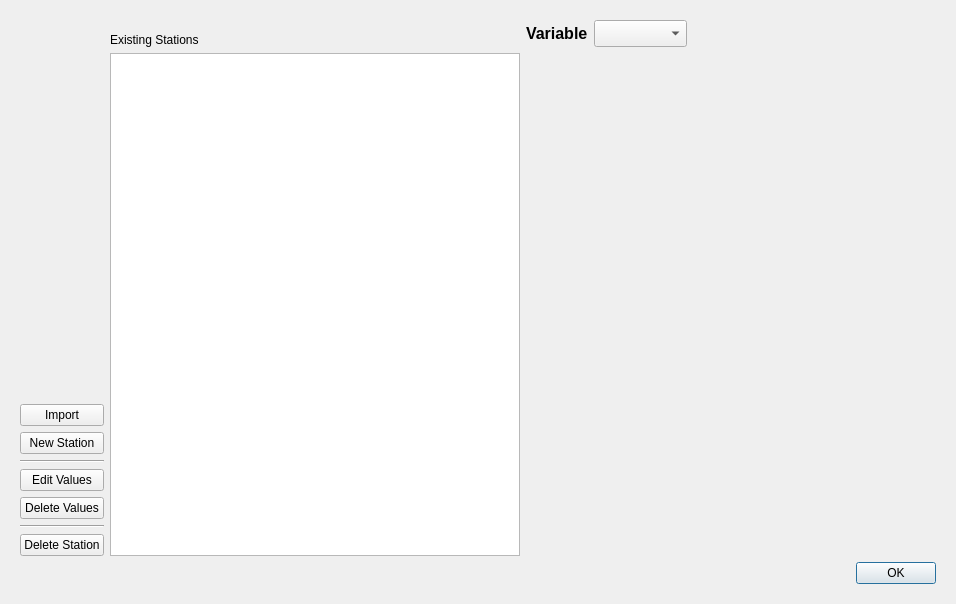
<?xml version="1.0" encoding="UTF-8"?>
<ui version="4.0">
 <class>TracerLaws</class>
 <widget class="QWidget" name="TracerLaws">
  <property name="geometry">
   <rect>
    <x>0</x>
    <y>0</y>
    <width>956</width>
    <height>604</height>
   </rect>
  </property>
  <property name="windowTitle">
   <string>Hydraulics Observations of Events</string>
  </property>
  <layout class="QGridLayout" name="gridLayout_2">
   <item row="0" column="0">
    <widget class="QStackedWidget" name="Obs_pages">
     <property name="enabled">
      <bool>true</bool>
     </property>
     <property name="layoutDirection">
      <enum>Qt::LeftToRight</enum>
     </property>
     <property name="autoFillBackground">
      <bool>false</bool>
     </property>
     <property name="currentIndex">
      <number>0</number>
     </property>
     <widget class="QWidget" name="page">
      <layout class="QVBoxLayout" name="verticalLayout_4">
       <item>
        <layout class="QGridLayout" name="gridLayout">
         <item row="0" column="1">
          <widget class="QLabel" name="label">
           <property name="text">
            <string>Existing Stations</string>
           </property>
           <property name="alignment">
            <set>Qt::AlignBottom|Qt::AlignLeading|Qt::AlignLeft</set>
           </property>
          </widget>
         </item>
         <item row="1" column="0">
          <layout class="QVBoxLayout" name="verticalLayout_3">
           <item>
            <spacer name="verticalSpacer">
             <property name="orientation">
              <enum>Qt::Vertical</enum>
             </property>
             <property name="sizeHint" stdset="0">
              <size>
               <width>20</width>
               <height>40</height>
              </size>
             </property>
            </spacer>
           </item>
           <item>
            <widget class="QPushButton" name="b_import">
             <property name="text">
              <string>Import</string>
             </property>
            </widget>
           </item>
           <item>
            <widget class="QPushButton" name="b_new">
             <property name="text">
              <string>New Station</string>
             </property>
            </widget>
           </item>
           <item>
            <widget class="Line" name="line">
             <property name="orientation">
              <enum>Qt::Horizontal</enum>
             </property>
            </widget>
           </item>
           <item>
            <widget class="QPushButton" name="b_edit">
             <property name="text">
              <string>Edit Values</string>
             </property>
            </widget>
           </item>
           <item>
            <widget class="QPushButton" name="b_deleteV">
             <property name="text">
              <string>Delete Values</string>
             </property>
            </widget>
           </item>
           <item>
            <widget class="Line" name="line_2">
             <property name="orientation">
              <enum>Qt::Horizontal</enum>
             </property>
            </widget>
           </item>
           <item>
            <widget class="QPushButton" name="b_delete">
             <property name="text">
              <string>Delete Station</string>
             </property>
            </widget>
           </item>
          </layout>
         </item>
         <item row="1" column="2">
          <layout class="QVBoxLayout" name="lay_graph_home"/>
         </item>
         <item row="0" column="2">
          <layout class="QHBoxLayout" name="horizontalLayout_3">
           <item>
            <widget class="QLabel" name="label_2">
             <property name="font">
              <font>
               <pointsize>12</pointsize>
               <weight>75</weight>
               <bold>true</bold>
              </font>
             </property>
             <property name="text">
              <string>Variable</string>
             </property>
            </widget>
           </item>
           <item>
            <widget class="QComboBox" name="cb_var">
             <property name="font">
              <font>
               <pointsize>12</pointsize>
               <weight>75</weight>
               <bold>true</bold>
              </font>
             </property>
            </widget>
           </item>
           <item>
            <spacer name="horizontalSpacer">
             <property name="orientation">
              <enum>Qt::Horizontal</enum>
             </property>
             <property name="sizeHint" stdset="0">
              <size>
               <width>40</width>
               <height>20</height>
              </size>
             </property>
            </spacer>
           </item>
          </layout>
         </item>
         <item row="1" column="1">
          <widget class="QTableView" name="tab_stations">
           <property name="alternatingRowColors">
            <bool>true</bool>
           </property>
           <property name="selectionMode">
            <enum>QAbstractItemView::SingleSelection</enum>
           </property>
           <property name="selectionBehavior">
            <enum>QAbstractItemView::SelectRows</enum>
           </property>
           <attribute name="verticalHeaderVisible">
            <bool>false</bool>
           </attribute>
           <attribute name="verticalHeaderDefaultSectionSize">
            <number>26</number>
           </attribute>
          </widget>
         </item>
        </layout>
       </item>
       <item>
        <widget class="QDialogButtonBox" name="b_OK_page1">
         <property name="locale">
          <locale language="English" country="UnitedStates"/>
         </property>
         <property name="standardButtons">
          <set>QDialogButtonBox::Ok</set>
         </property>
        </widget>
       </item>
      </layout>
     </widget>
     <widget class="QWidget" name="page_2">
      <layout class="QGridLayout" name="gridLayout_4">
       <item row="0" column="0">
        <layout class="QVBoxLayout" name="verticalLayout_2">
         <item>
          <spacer name="verticalSpacer_3">
           <property name="orientation">
            <enum>Qt::Vertical</enum>
           </property>
           <property name="sizeHint" stdset="0">
            <size>
             <width>20</width>
             <height>40</height>
            </size>
           </property>
          </spacer>
         </item>
         <item>
          <widget class="QPushButton" name="b_add_line">
           <property name="text">
            <string>Add Line</string>
           </property>
          </widget>
         </item>
         <item>
          <widget class="QPushButton" name="b_delete_line">
           <property name="text">
            <string>Delete Line</string>
           </property>
          </widget>
         </item>
        </layout>
       </item>
       <item row="0" column="1">
        <layout class="QVBoxLayout" name="verticalLayout">
         <item>
          <layout class="QHBoxLayout" name="horizontalLayout">
           <item>
            <widget class="QLabel" name="label_LawWQ">
             <property name="text">
              <string>Station</string>
             </property>
             <property name="alignment">
              <set>Qt::AlignRight|Qt::AlignTrailing|Qt::AlignVCenter</set>
             </property>
            </widget>
           </item>
           <item>
            <widget class="QLineEdit" name="txt_cur_station">
             <property name="readOnly">
              <bool>true</bool>
             </property>
            </widget>
           </item>
           <item>
            <widget class="QLabel" name="label_3">
             <property name="text">
              <string>Variable</string>
             </property>
            </widget>
           </item>
           <item>
            <widget class="QLineEdit" name="txt_cur_var">
             <property name="maximumSize">
              <size>
               <width>30</width>
               <height>16777215</height>
              </size>
             </property>
             <property name="readOnly">
              <bool>true</bool>
             </property>
            </widget>
           </item>
           <item>
            <spacer name="horizontalSpacer_2">
             <property name="orientation">
              <enum>Qt::Horizontal</enum>
             </property>
             <property name="sizeHint" stdset="0">
              <size>
               <width>40</width>
               <height>20</height>
              </size>
             </property>
            </spacer>
           </item>
          </layout>
         </item>
         <item>
          <widget class="QTableView" name="tab_values">
           <property name="enabled">
            <bool>true</bool>
           </property>
           <property name="minimumSize">
            <size>
             <width>400</width>
             <height>0</height>
            </size>
           </property>
           <attribute name="horizontalHeaderDefaultSectionSize">
            <number>50</number>
           </attribute>
           <attribute name="verticalHeaderDefaultSectionSize">
            <number>26</number>
           </attribute>
          </widget>
         </item>
        </layout>
       </item>
       <item row="0" column="2">
        <layout class="QVBoxLayout" name="lay_graph_edit"/>
       </item>
       <item row="2" column="2">
        <widget class="QDialogButtonBox" name="b_OK_page2">
         <property name="locale">
          <locale language="English" country="UnitedStates"/>
         </property>
         <property name="standardButtons">
          <set>QDialogButtonBox::Cancel|QDialogButtonBox::Ok</set>
         </property>
         <property name="centerButtons">
          <bool>false</bool>
         </property>
        </widget>
       </item>
      </layout>
     </widget>
    </widget>
   </item>
  </layout>
  <action name="actionB_edit">
   <property name="text">
    <string>b_edit</string>
   </property>
  </action>
  <action name="actionComboBox_Name_law">
   <property name="text">
    <string>comboBox_Name_law</string>
   </property>
  </action>
  <action name="actionB_OK_page1">
   <property name="text">
    <string>b_OK_page1</string>
   </property>
  </action>
  <action name="actionB_OK_page2">
   <property name="text">
    <string>b_OK_page2</string>
   </property>
  </action>
  <action name="actionTable_laws">
   <property name="text">
    <string>Table_laws</string>
   </property>
  </action>
  <action name="actionName_edit">
   <property name="text">
    <string>Name_edit</string>
   </property>
  </action>
  <action name="actionLaw_pages">
   <property name="text">
    <string>Law_pages</string>
   </property>
  </action>
  <action name="actionB_new">
   <property name="text">
    <string>b_new</string>
   </property>
  </action>
  <action name="actionB_delete">
   <property name="text">
    <string>b_delete</string>
   </property>
  </action>
  <action name="actionB_import">
   <property name="text">
    <string>b_import</string>
   </property>
   <property name="toolTip">
    <string>b_import</string>
   </property>
  </action>
  <action name="actionB_addLine">
   <property name="text">
    <string>b_addLine</string>
   </property>
   <property name="toolTip">
    <string>b_addLine</string>
   </property>
  </action>
  <action name="actionB_delLine">
   <property name="text">
    <string>b_delLine</string>
   </property>
   <property name="toolTip">
    <string>b_delLine</string>
   </property>
  </action>
  <action name="actionB_deleteV">
   <property name="text">
    <string>b_deleteV</string>
   </property>
   <property name="toolTip">
    <string>b_deleteV</string>
   </property>
  </action>
 </widget>
 <resources/>
 <connections>
  <connection>
   <sender>b_edit</sender>
   <signal>clicked()</signal>
   <receiver>actionB_edit</receiver>
   <slot>trigger()</slot>
   <hints>
    <hint type="sourcelabel">
     <x>79</x>
     <y>137</y>
    </hint>
    <hint type="destinationlabel">
     <x>-1</x>
     <y>-1</y>
    </hint>
   </hints>
  </connection>
  <connection>
   <sender>b_new</sender>
   <signal>clicked()</signal>
   <receiver>actionB_new</receiver>
   <slot>trigger()</slot>
   <hints>
    <hint type="sourcelabel">
     <x>250</x>
     <y>112</y>
    </hint>
    <hint type="destinationlabel">
     <x>-1</x>
     <y>-1</y>
    </hint>
   </hints>
  </connection>
  <connection>
   <sender>b_delete</sender>
   <signal>clicked()</signal>
   <receiver>actionB_delete</receiver>
   <slot>trigger()</slot>
   <hints>
    <hint type="sourcelabel">
     <x>353</x>
     <y>112</y>
    </hint>
    <hint type="destinationlabel">
     <x>-1</x>
     <y>-1</y>
    </hint>
   </hints>
  </connection>
  <connection>
   <sender>b_delete_line</sender>
   <signal>clicked()</signal>
   <receiver>actionB_delLine</receiver>
   <slot>trigger()</slot>
   <hints>
    <hint type="sourcelabel">
     <x>56</x>
     <y>544</y>
    </hint>
    <hint type="destinationlabel">
     <x>-1</x>
     <y>-1</y>
    </hint>
   </hints>
  </connection>
  <connection>
   <sender>b_add_line</sender>
   <signal>clicked()</signal>
   <receiver>actionB_addLine</receiver>
   <slot>trigger()</slot>
   <hints>
    <hint type="sourcelabel">
     <x>56</x>
     <y>515</y>
    </hint>
    <hint type="destinationlabel">
     <x>-1</x>
     <y>-1</y>
    </hint>
   </hints>
  </connection>
  <connection>
   <sender>b_import</sender>
   <signal>clicked()</signal>
   <receiver>actionB_import</receiver>
   <slot>trigger()</slot>
   <hints>
    <hint type="sourcelabel">
     <x>57</x>
     <y>447</y>
    </hint>
    <hint type="destinationlabel">
     <x>-1</x>
     <y>-1</y>
    </hint>
   </hints>
  </connection>
  <connection>
   <sender>b_deleteV</sender>
   <signal>clicked()</signal>
   <receiver>actionB_deleteV</receiver>
   <slot>trigger()</slot>
   <hints>
    <hint type="sourcelabel">
     <x>57</x>
     <y>514</y>
    </hint>
    <hint type="destinationlabel">
     <x>-1</x>
     <y>-1</y>
    </hint>
   </hints>
  </connection>
 </connections>
</ui>
